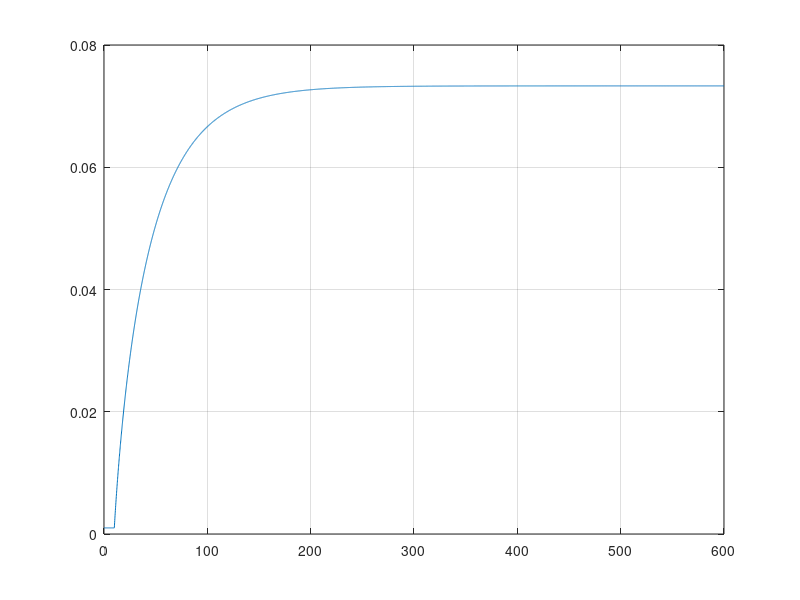
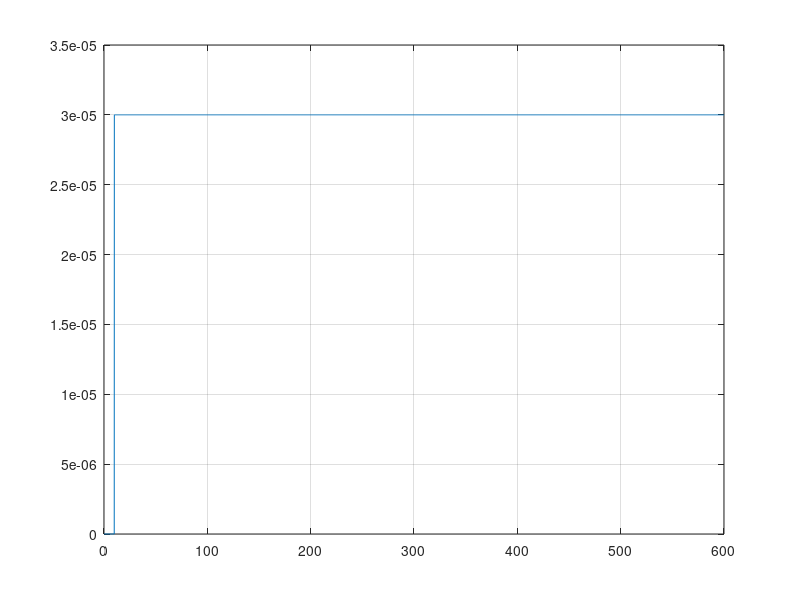

Here is the MATLAB script that generated these plots, in order: (Note: this script raises an error after producing the figures.)
clc
clear all
close all

date=load('date.mat');
t=date.OpenLevels.time;
u=date.OpenLevels.signals(1).values;
y_Lv1=date.OpenLevels.signals(2).values;
figure
plot(t,y_Lv1)
grid
figure
plot(t,u)
grid
%% Nivelul 1
uss_p=0;
for i=5990:6000
    uss_p=uss_p+u(i);
end
uss=1/11*uss_p;

y_Lv1_st_p=0;
for i=5990:6000
    y_Lv1_st_p=y_Lv1_st_p+y_Lv1(i);
end
y_Lv1_st=1/11*y_Lv1_st_p;
y_Lv1_0=0.001;

K=(y_Lv1_st-y_Lv1_0)/(uss-u(1));
T=37;
Tm=10;

Hf1=tf(K,[T 1],'iodelay',Tm)
yBun1=lsim(Hf1, 0.000030 * ones(size(t)),t);

figure
plot(t, yBun1 + y_Lv1_0,'b'), grid on
hold on
plot(t,y_Lv1,'r')
%% Nivelul 2
y_Lv2=date.OpenLevels.signals(3).values;
figure
plot(t,y_Lv2)
grid
y_Lv2_st_p=0;
for i=5990:6000
    y_Lv2_st_p=y_Lv2_st_p+y_Lv2(i);
end
y_Lv2_st=1/11*y_Lv2_st_p;
y_Lv2_0=0.001;

K2=(y_Lv2_st-y_Lv2_0)/(uss-u(1));
T2=73;
Tm2=10;
Hf2=tf(K2,[T2 1],'iodelay',Tm)
yBun2=lsim(Hf2, 0.000030 * ones(size(t)),t);

figure
plot(t, yBun2 + y_Lv2_0,'b'), grid on
hold on
plot(t,y_Lv2,'r')

%% Nivel 3
y_Lv3=date.OpenLevels.signals(4).values;
figure
plot(t,y_Lv3)
grid

y_Lv3_st_p=0;
for i=5990:6000
    y_Lv3_st_p=y_Lv3_st_p+y_Lv3(i);
end
y_Lv3_st=1/11*y_Lv3_st_p;
y_Lv3_0=0.0016;

%K3=(y_Lv3_st-y_Lv3_0)/(uss-u(1));
K3=4350;
T3=128;
Tm3=11.6;
Hf3=tf(K3,[T3 1],'iodelay',Tm)
yBun3=lsim(Hf3, 0.000030 * ones(size(t)),t);

figure
plot(t, yBun3 + y_Lv3_0,'g'), grid on
hold on
plot(t,y_Lv3,'r')

%% Controlerul fuzzy
fuzzy('controlerMultitank.fis')








